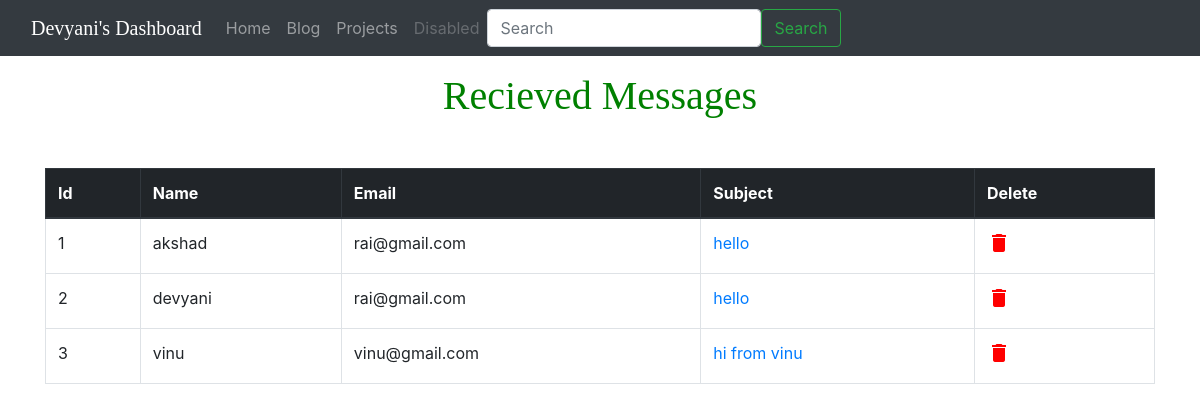
Before: /dashboard/ with the older database file.
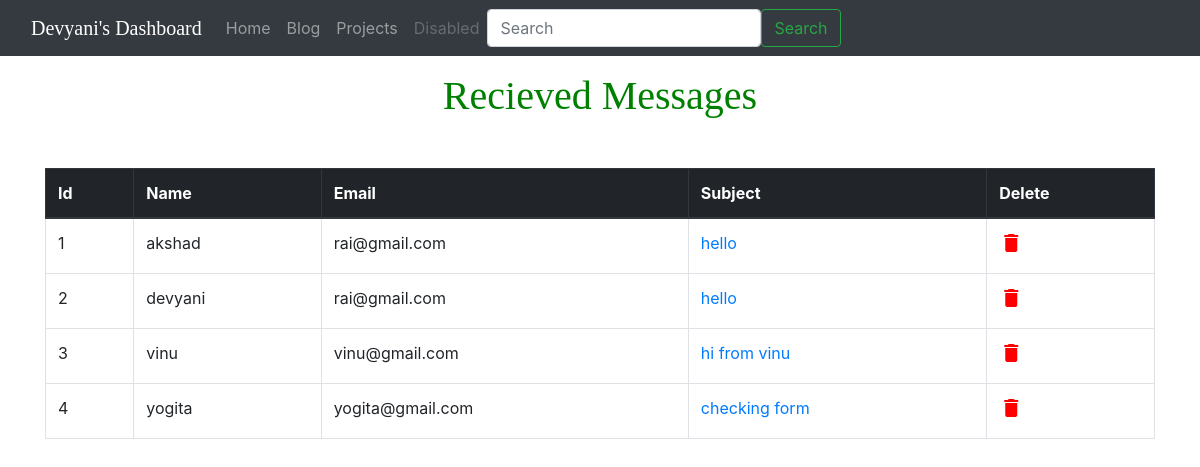
After: the same page with the newer database file.
### website/models.py (models this page shows, shortened)
class Contact(models.Model):
    name = models.CharField(max_length=50)
    email = models.EmailField(max_length=50)
    subject = models.CharField(max_length=500)
    message = models.TextField()

### dashboard/views.py (the view)
# urls.py: path('',views.DashboardView.as_view(), name='message'),
class DashboardView(generic.ListView):
    model= Contact
    template_name = 'dashboard/contacts.html'
    context_object_name = 'contacts'
    def get_queryset(self):
        return Contact.objects.order_by("id")

### dashboard/templates/dashboard/contacts.html (shortened to what this page needs)
{% extends 'dashboard/base.html' %}
{% block contacts %}
<div class="heading mt-3"><center><h1 style="font-family:cursive ;">Recieved Messages</h1></center></div>
<div class="container mt-5" id="items-table">
<table class="table table-bordered">
    <thead class="thead-dark">
      <tr>
        <th scope="col">Id</th>
        <th scope="col">Name</th>
        <th scope="col">Email</th>
        <th scope="col">Subject</th>
        <th scope="col">Delete</th>
      </tr>
    </thead>
    <tbody>
        {% for contact in contacts  %}
      <tr>
        <td>{{forloop.counter}}</td>
        <td>{{contact.name}}</td>
        <td>{{contact.email}}</td>
        <td><a href = "{% url 'dashboard:received_messages' contact.id %}">{{ contact.subject}}</a></td>
        <td><i id="myButton{{contact.id}}"class="material-icons"    style="cursor: pointer; color:red;" >&#xe872;</i></td>
      </tr>
      {% empty %}
      <p>No messages Received</p>
      {% endfor %}
    </tbody>
  </table>
</div>
{% endblock %}

Changed rows visible on the page:
added Contact: name "yogita", email "yogita@gmail.com", subject "checking form"
